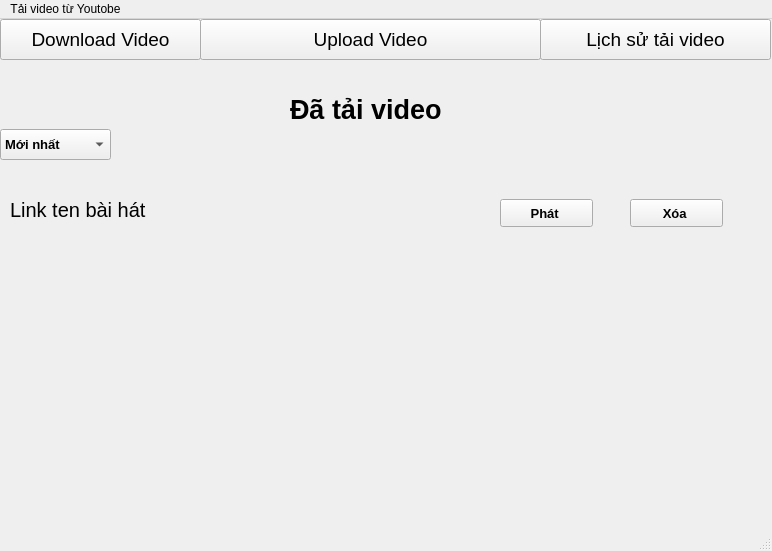
<?xml version="1.0" encoding="UTF-8"?>
<ui version="4.0">
 <class>MainWindow</class>
 <widget class="QMainWindow" name="MainWindow">
  <property name="geometry">
   <rect>
    <x>0</x>
    <y>0</y>
    <width>772</width>
    <height>551</height>
   </rect>
  </property>
  <property name="windowTitle">
   <string>MainWindow</string>
  </property>
  <widget class="QWidget" name="centralwidget">
   <widget class="QLabel" name="txtUploaded">
    <property name="geometry">
     <rect>
      <x>290</x>
      <y>60</y>
      <width>211</width>
      <height>61</height>
     </rect>
    </property>
    <property name="font">
     <font>
      <pointsize>20</pointsize>
      <weight>75</weight>
      <bold>true</bold>
     </font>
    </property>
    <property name="text">
     <string>Đã tải video</string>
    </property>
   </widget>
   <widget class="QPushButton" name="btnDownload_video">
    <property name="geometry">
     <rect>
      <x>0</x>
      <y>0</y>
      <width>201</width>
      <height>41</height>
     </rect>
    </property>
    <property name="font">
     <font>
      <pointsize>14</pointsize>
     </font>
    </property>
    <property name="text">
     <string>Download Video</string>
    </property>
   </widget>
   <widget class="QPushButton" name="btnUpload_video">
    <property name="geometry">
     <rect>
      <x>200</x>
      <y>0</y>
      <width>341</width>
      <height>41</height>
     </rect>
    </property>
    <property name="font">
     <font>
      <pointsize>14</pointsize>
     </font>
    </property>
    <property name="text">
     <string>Upload Video</string>
    </property>
   </widget>
   <widget class="QPushButton" name="btnDownload_history">
    <property name="geometry">
     <rect>
      <x>540</x>
      <y>0</y>
      <width>231</width>
      <height>41</height>
     </rect>
    </property>
    <property name="font">
     <font>
      <pointsize>14</pointsize>
     </font>
    </property>
    <property name="text">
     <string>Lịch sử tải video</string>
    </property>
   </widget>
   <widget class="QComboBox" name="txtNew">
    <property name="geometry">
     <rect>
      <x>0</x>
      <y>110</y>
      <width>111</width>
      <height>31</height>
     </rect>
    </property>
    <property name="font">
     <font>
      <pointsize>10</pointsize>
      <weight>75</weight>
      <bold>true</bold>
     </font>
    </property>
    <item>
     <property name="text">
      <string>Mới nhất</string>
     </property>
    </item>
    <item>
     <property name="text">
      <string>Cũ nhất</string>
     </property>
    </item>
    <item>
     <property name="text">
      <string>Theo tên</string>
     </property>
    </item>
   </widget>
   <widget class="QLabel" name="txtNameVideo">
    <property name="geometry">
     <rect>
      <x>10</x>
      <y>170</y>
      <width>211</width>
      <height>41</height>
     </rect>
    </property>
    <property name="font">
     <font>
      <pointsize>15</pointsize>
     </font>
    </property>
    <property name="text">
     <string>Link ten bài hát </string>
    </property>
   </widget>
   <widget class="QPushButton" name="btnBroadcast">
    <property name="geometry">
     <rect>
      <x>500</x>
      <y>180</y>
      <width>93</width>
      <height>28</height>
     </rect>
    </property>
    <property name="font">
     <font>
      <pointsize>10</pointsize>
      <weight>75</weight>
      <bold>true</bold>
     </font>
    </property>
    <property name="text">
     <string>Phát </string>
    </property>
   </widget>
   <widget class="QPushButton" name="btnDeleteVideo">
    <property name="geometry">
     <rect>
      <x>630</x>
      <y>180</y>
      <width>93</width>
      <height>28</height>
     </rect>
    </property>
    <property name="font">
     <font>
      <pointsize>10</pointsize>
      <weight>75</weight>
      <bold>true</bold>
     </font>
    </property>
    <property name="text">
     <string>Xóa </string>
    </property>
   </widget>
  </widget>
  <widget class="QMenuBar" name="menubar">
   <property name="geometry">
    <rect>
     <x>0</x>
     <y>0</y>
     <width>772</width>
     <height>26</height>
    </rect>
   </property>
   <widget class="QMenu" name="menuT_i_video_t_Youtobe">
    <property name="title">
     <string>Tải video từ Youtobe</string>
    </property>
   </widget>
   <addaction name="menuT_i_video_t_Youtobe"/>
  </widget>
  <widget class="QStatusBar" name="statusbar"/>
 </widget>
 <resources/>
 <connections/>
</ui>
